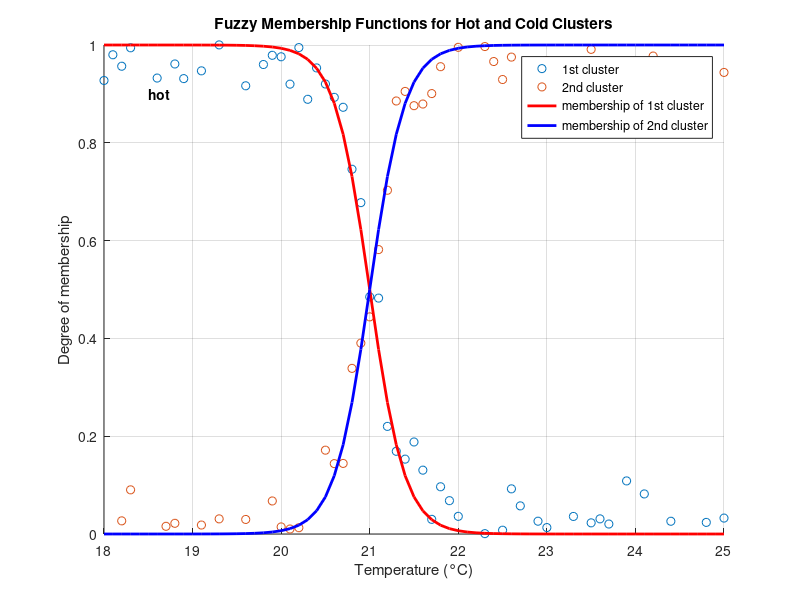

This figure's MATLAB source:
% MATLAB Code to Plot Membership Functions for Clusters For Internal temperature

% Temperature range
T = 18:0.1:25;

% Membership functions for hot and cold clusters
hot = 1 ./ (1 + exp(-5 * (21 - T)));
cold = 1 - hot;

% Sample noisy data points for each cluster
hot_cluster = hot + 0.05 * randn(size(T));
cold_cluster = cold + 0.05 * randn(size(T));

% Plotting the data points
figure;
scatter(T, hot_cluster, 'r*'); hold on;
scatter(T, cold_cluster, 'b*');

% Plotting the membership functions
plot(T, hot, 'r-', 'LineWidth', 2);
plot(T, cold, 'b-', 'LineWidth', 2);

% Labels and Legends
xlabel('Temperature (°C)');
ylabel('Degree of membership');
title('Fuzzy Membership Functions for Hot and Cold Clusters');
legend('1st cluster', '2nd cluster', 'membership of 1st cluster', 'membership of 2nd cluster', 'Location', 'Best');

grid on;
axis([18 25 0 1]);

% Annotating 'hot' and 'cold' regions
text(18.5, 0.9, 'hot', 'FontWeight', 'bold');
text(24, 0.9, 'cold', 'FontWeight', 'bold');
